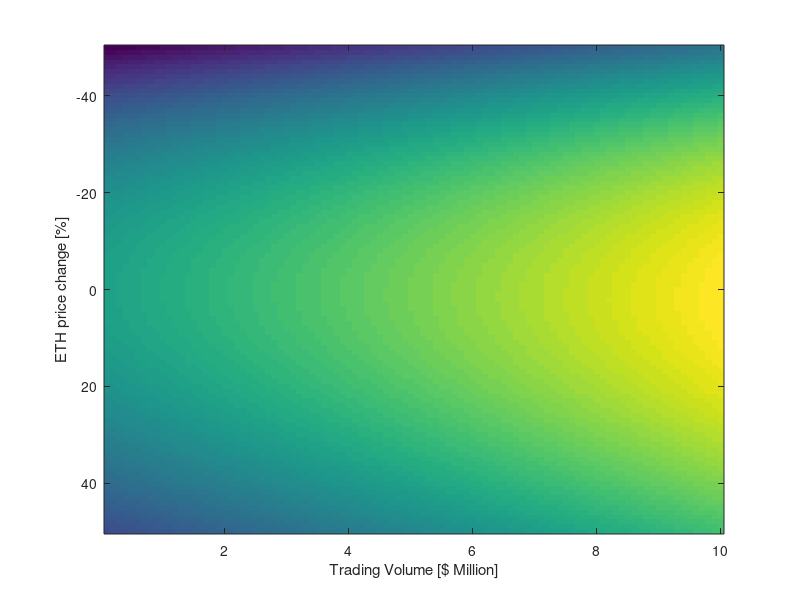

Here is the MATLAB script that generated this plot:
% Authored by M.F. Fouda, 3/1/2019
% martket making P/L in uniswap ETH-DAI market

clear;
clc;
close all;

initial_committed_capital = 100;
ETH_price0 = 130;

% Source: https://etherscan.io/address/0x09cabec1ead1c0ba254b09efb3ee13841712be14
initial_ETH_pool_size = 5211;
initial_DAI_pool_size = 710951;

initial_pool_size = initial_DAI_pool_size+initial_ETH_pool_size*ETH_price0;

Uniswap_const_product = initial_ETH_pool_size*initial_DAI_pool_size; 
percentage_ownwership = initial_committed_capital/initial_pool_size;

% Commited_DAI*Commited_DAI = Uniswap_const_product
% ETH_price = Commited_DAI/Commited_ETH
% Initial_committed_capital = Commited_DAI + Commited_ETH*ETH_price;

Commited_DAI0 = 0.5*initial_committed_capital;
Commited_ETH0 = 0.5*initial_committed_capital/ETH_price0;

% assuming a change of ETH price with no external change of the liquidity pool size

price_change_ratio= 0.5:0.01:1.5;
trading_vol= linspace(100e3,10e6); % volume between 10k-10M

MM_new_ETH_share = zeros(length(price_change_ratio),length(trading_vol));
MM_new_DAI_share = zeros(length(price_change_ratio),length(trading_vol));

PL = zeros(length(price_change_ratio),length(trading_vol));

for ii = 1:length(price_change_ratio)
    for jj = 1:length(trading_vol)
        ETH_price_change_ratio = price_change_ratio(ii);
        new_ETH_price = ETH_price0*ETH_price_change_ratio;
        
        trading_volume = trading_vol(jj);
        trading_fees = 0.003*trading_volume;
%         Fees added to the pool assuming average price       
%         avg_price_of_move = (ETH_price0+new_ETH_price)/2;
%         ETH_added_to_pool = 0.5*trading_fees/avg_price_of_move;
%         DAI_added_to_pool = 0.5*trading_fees;
        
        % Fees added assuming uniform volume segments during the price move
        no_of_price_steps = 10;
        fees_per_price= trading_fees/no_of_price_steps;
        intermidate_price_steps=linspace(ETH_price0,new_ETH_price,no_of_price_steps);  %assuming linear price increase
        ETH_added_to_pool = sum(0.5*fees_per_price./intermidate_price_steps);
        DAI_added_to_pool = 0.5*trading_fees;
        
        DAI_pool_size = sqrt(Uniswap_const_product*new_ETH_price)+DAI_added_to_pool;
        ETH_pool_size = DAI_pool_size/new_ETH_price+ETH_added_to_pool;
        
        Check = (DAI_pool_size*ETH_pool_size)/Uniswap_const_product;
        
        MM_new_ETH_share(ii,jj) = percentage_ownwership*ETH_pool_size;
        MM_new_DAI_share(ii,jj) = percentage_ownwership*DAI_pool_size;
        
        MM_new_position = MM_new_DAI_share(ii,jj)+MM_new_ETH_share(ii,jj)*new_ETH_price;
        position_without_MM = Commited_DAI0+Commited_ETH0*new_ETH_price;
        
        PL(ii,jj)= MM_new_position-position_without_MM;
    end
end;
figure;
imagesc(trading_vol/1e6,(price_change_ratio-1)*100,PL/initial_committed_capital*100)
ylabel('ETH price change [%]');
xlabel('Trading Volume [$ Million]');